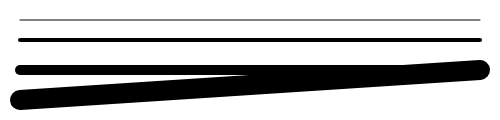
Frame 1 (no input)
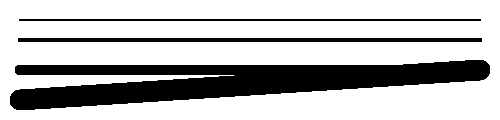
Frame 60 (no input)
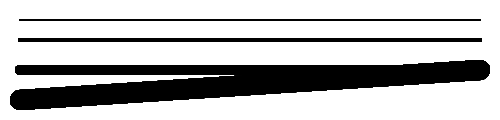
Frame 120 (the mouse pressed at the canvas centre since frame 60)

The p5.js sketch that drew these frames (run headless with seeded random() and noise() and a simulated clock; from frame 60 on, the mouse is pressed at the canvas centre):

// p5.js sketch
// ── sketch.js
function setup() {
    createCanvas(500,120);
}

function draw() {

    strokeWeight(1);
    line(20, 20, 480, 20);

    strokeWeight(4);
    line(20, 40, 480, 40);

    strokeWeight(10);
    line(20, 70, 480, 70);

    strokeWeight(20);  
    line(20, 100, 480, 70);

}
